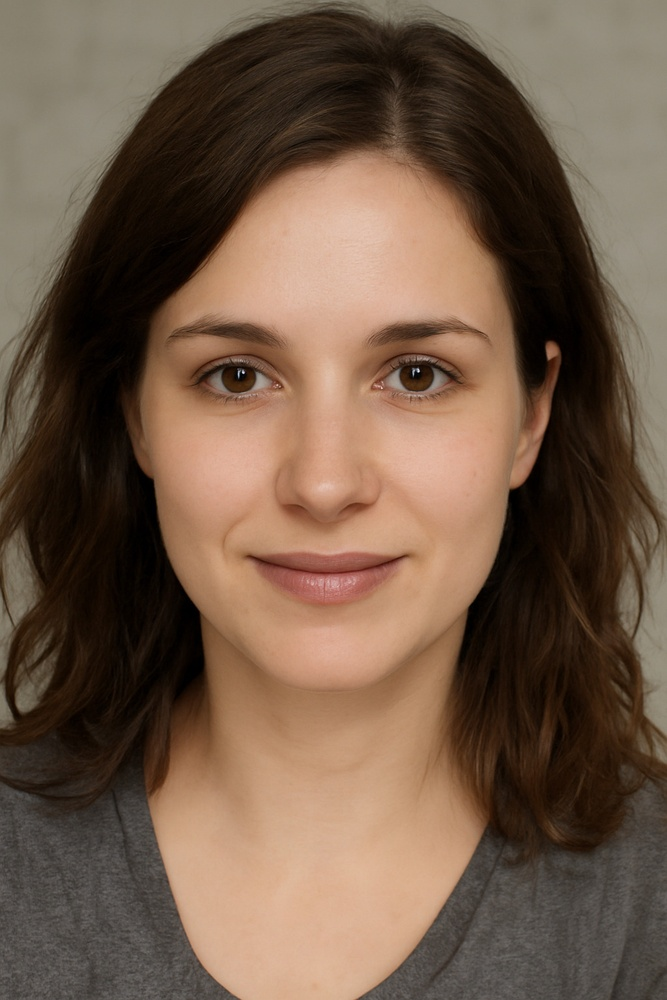
#> input picture Examples/ai_photo.jpg, 667 x 1000 px, shrunk from 1024 x 1536 before the run
$ python example9.py
#> lines starting #> are read from the running program, lines starting #| are printed output that depends on the picture; after the words box and inside, x2 and y2 are one past the last pixel; in counts of white or black regions, pixels touching at a corner belong together
import cv2

# Load the pre-trained Haar Cascade for face detection
face_cascade = cv2.CascadeClassifier(cv2.data.haarcascades + 'haarcascade_frontalface_default.xml')

#load the image
img = cv2.imread("ai_photo.jpg")
#> img is the input picture: shape (1000, 667, 3); mean B, G, R 72.2, 90.1, 113.4

gray = cv2.cvtColor(img, cv2.COLOR_BGR2GRAY)
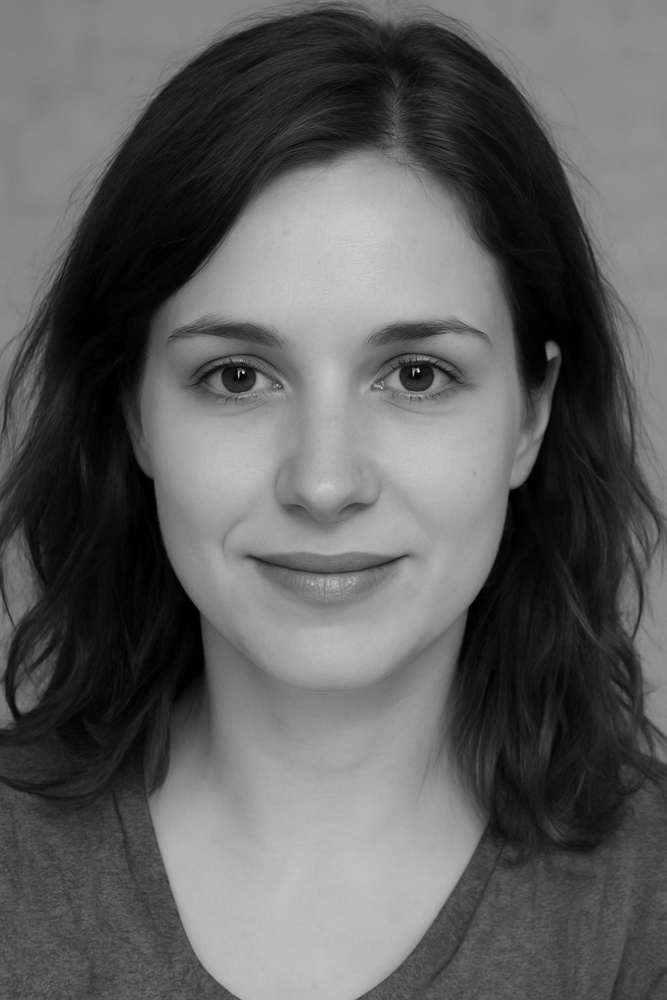
#> gray: shape (1000, 667); min 0, max 244, mean 95

#Detect face
face = face_cascade.detectMultiScale(gray, scaleFactor=1.1, minNeighbors=5)
#> face = [[97, 198, 469, 469]]

#Draw rectangels around faces
for(x, y, w, h) in face:
    cv2.rectangle(img, (x, y), (x+w, y+h), (0, 255, 0), 2)
#> this loop made 1 pass
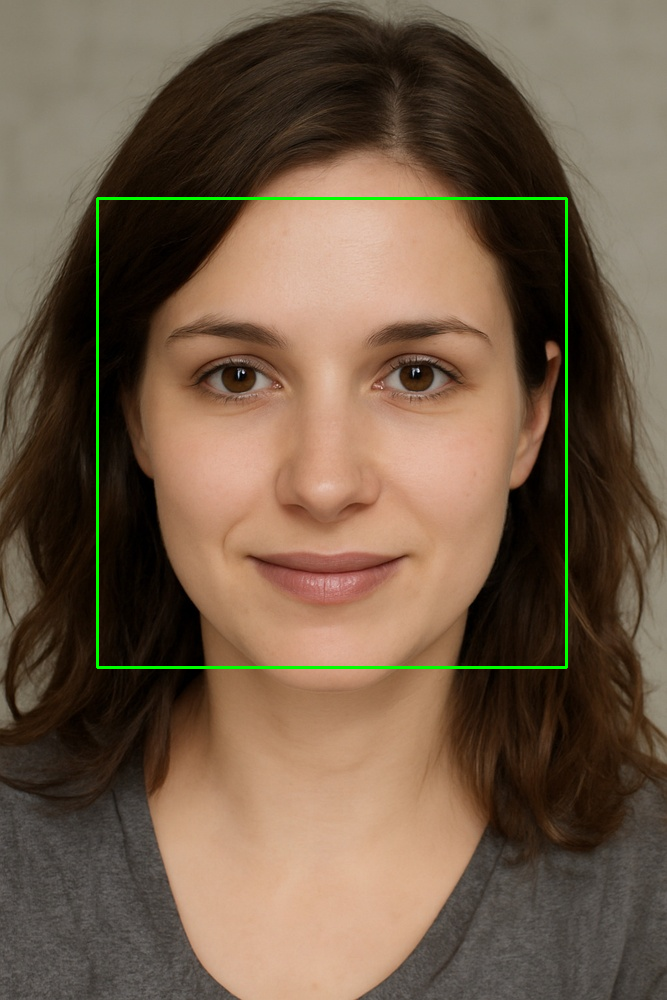
#> img: shape (1000, 667, 3); 0.84% of pixels changed, all inside (x1, y1, x2, y2) = (96, 197, 568, 669)

#Save the result
output_file = "detected_face.jpg"

cv2.imwrite(output_file, img)

print(f"Detected {len(face)} face(s). Output saved as {output_file}")
#| Detected 1 face(s). Output saved as detected_face.jpg
